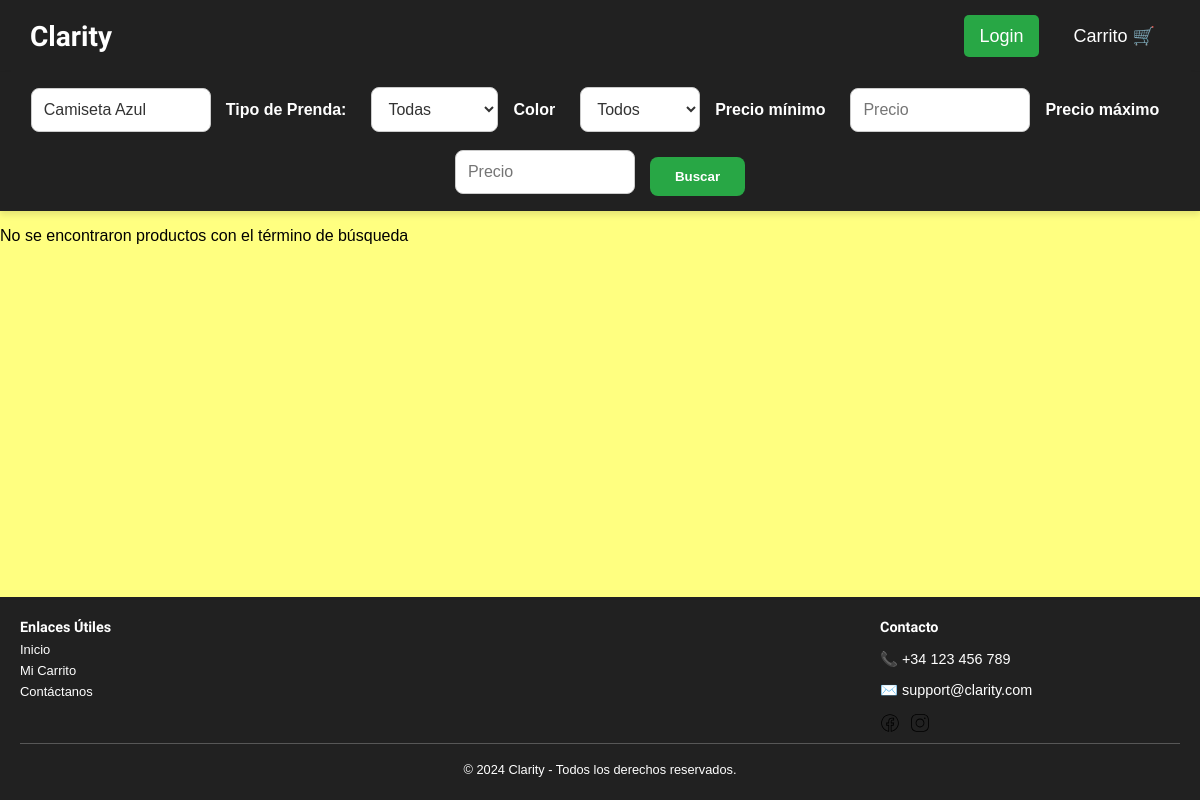
Page /index.php?busqueda=Camiseta Azul on the earlier database version.
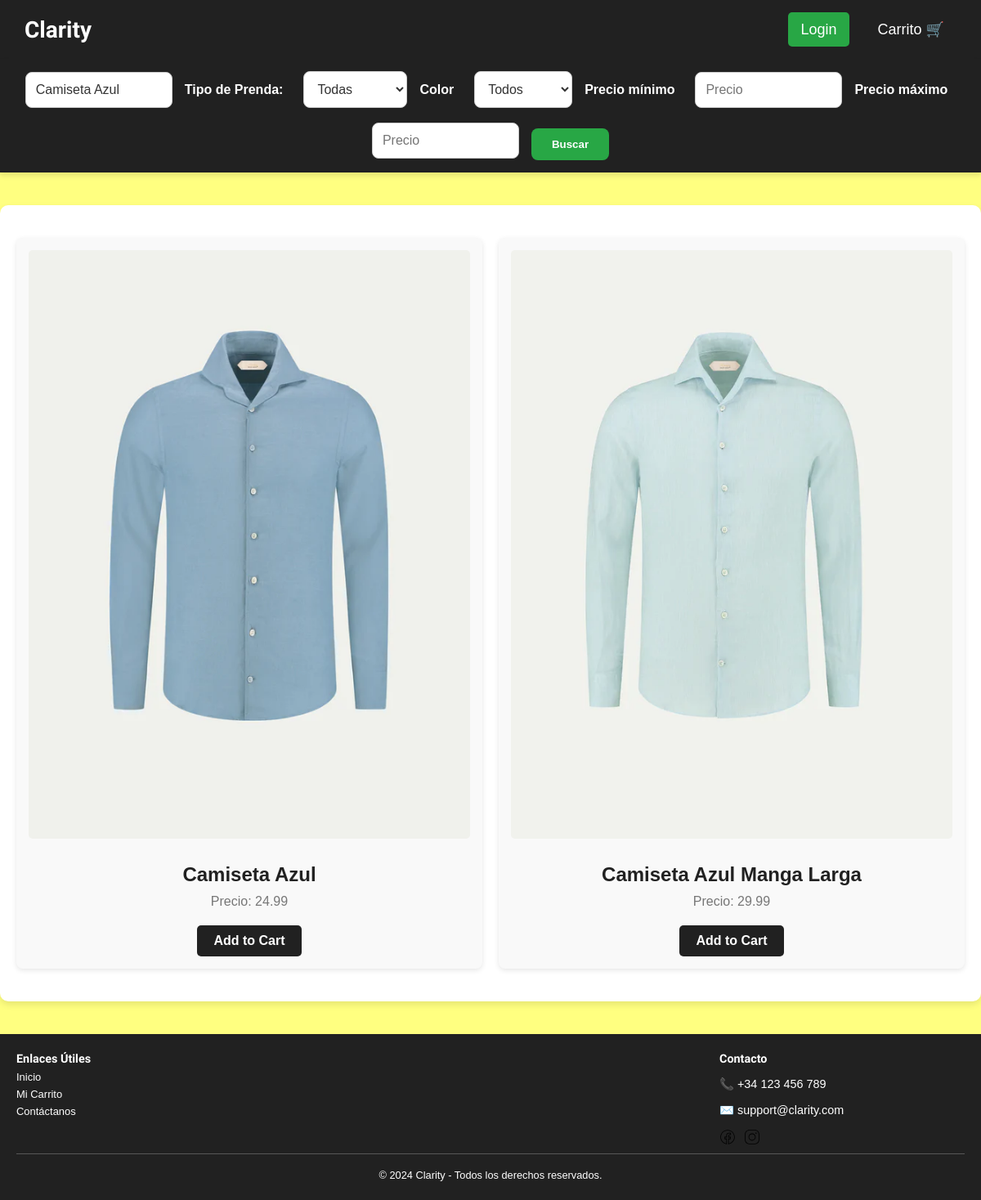
Same page on the later database version.
### tables this page shows
CREATE TABLE IF NOT EXISTS PRODUCTO(

    id_producto INTEGER AUTO_INCREMENT PRIMARY KEY,
    id_categoria INTEGER,
    precio DECIMAL(10,2) NOT NULL,
    color VARCHAR(15) NOT NULL,
    imagen VARCHAR(255),
    descripcion VARCHAR(255) NOT NULL,
    nombre_producto VARCHAR(100) NOT NULL,
    cantidad_stock INT NOT NULL,
    FOREIGN KEY (id_categoria) REFERENCES CATEGORIA (id_categoria)

);

### includes/funciones.php (called while the page is built, shortened)
<?php
function searchProduct($terminoBusqueda = null, $tipoPrenda = null, $color = null, $precio_min = null, $precio_max = null)
{
    $conexion = connectDB();
    $query = "SELECT * FROM PRODUCTO WHERE 1=1 ";
    $params = [];
    $types = "";
    if (!empty($terminoBusqueda)) {
        $query .= " AND nombre_producto LIKE ? ";
        $params[] = "%" . $terminoBusqueda . "%";
        $types .= "s";
    }
    $stmt = $conexion->prepare($query);
    if (!empty($params)) {
        $stmt->bind_param($types, ...$params);
    }
    if ($stmt->execute()) {
        return $stmt->get_result();
    } else {
        die("Error al ejecutar la consulta: " . $stmt->error);
    }
}

### public/index.php (the view, shortened to what this page needs)
<?php
include '../includes/header.php';
$productos = null;
if (isset($_GET["busqueda"]) || isset($_GET["tipo_prenda"]) || isset($_GET["color"]) || isset($_GET["precio_min"]) || isset($_GET["precio_max"])) {
    $terminoBusqueda = !empty($_GET["busqueda"]) ? $_GET["busqueda"] : null;
    $tipo_prenda = !empty($_GET["tipo_prenda"]) ? $_GET["tipo_prenda"] : null;
    $color = !empty($_GET["color"]) ? $_GET["color"] : null;
    $precio_min = !empty($_GET["precio_min"]) ? $_GET["precio_min"] : null;
    $precio_max = !empty($_GET["precio_max"]) ? $_GET["precio_max"] : null;
    $productos = searchProduct($terminoBusqueda, $tipo_prenda, $color, $precio_min, $precio_max);
}
?>
<!DOCTYPE html>
<html lang="en">
<head>
    <link rel="stylesheet" href="../assets/css/index.css">
</head>
<body>
    <form action="<?= htmlspecialchars($_SERVER['PHP_SELF']); ?>" method="get" class="formulario-busqueda">
        <input type="text" placeholder="Buscar..." name="busqueda" value="<?= isset($_GET['busqueda']) ? htmlspecialchars($_GET['busqueda']) : '' ?>">
        <label for="tipo_prenda">Tipo de Prenda: </label>
        <select name="tipo_prenda" id="tipo_prenda">
            <option value="">Todas</option>
        </select>
        <label for="color">Color</label>
        <select name="color" id="color">
            <option value="">Todos</option>
        </select>
        <label for="precio">Precio mínimo</label>
        <input type="number" step="0.1" name="precio_min" id="precio_min" placeholder="Precio" value="<?= isset($_GET['precio_min']) ? htmlspecialchars($_GET['precio_min']) : '' ?>">
        <label for="precio">Precio máximo</label>
        <input type="number" step="0.1" name="precio_max" id="precio_max" placeholder="Precio" value="<?= isset($_GET['precio_max']) ? htmlspecialchars($_GET['precio_max']) : '' ?>">
        <button type="submit" class="btn">Buscar</button>
    </form>
    <main>
        <section>
            <?php if ($productos && $productos->num_rows > 0): ?>
                <section class="productos-encontrados">
                    <div class="productos-encontrados-lista">
                        <?php while ($producto = $productos->fetch_assoc()): ?>
                            <div class='producto'>
                                <img src='../assets/images/<?= htmlspecialchars($producto["imagen"]) ?>' alt='<?= htmlspecialchars($producto["nombre_producto"]) ?>'>
                                <h2><?= htmlspecialchars($producto["nombre_producto"]) ?></h2>
                                <p>Precio: <?= htmlspecialchars($producto["precio"]) ?></p>
                                <a href="../public/agregar_carrito.php?id=<?=htmlspecialchars($producto["id_producto"])?>" class="btn">Add to Cart</a>
                            </div>
                        <?php endwhile; ?>
                    </div>
                </section>
            <?php elseif (isset($_GET["busqueda"])): ?>
                <p>No se encontraron productos con el término de búsqueda</p>
            <?php endif; ?>
        </section>
    </main>
    <?php include '../includes/footer.php';?>
</body>
</html>

Differences in the rows shown:
now on this page (row edited): producto: imagen (picture), nombre_producto "Camiseta Azul", precio "24.99"
now on this page (row edited): producto: imagen (picture), nombre_producto "Camiseta Azul Manga Larga", precio "29.99"
Other differences:
text no longer shown: "No se encontraron productos con el término de búsqueda"
